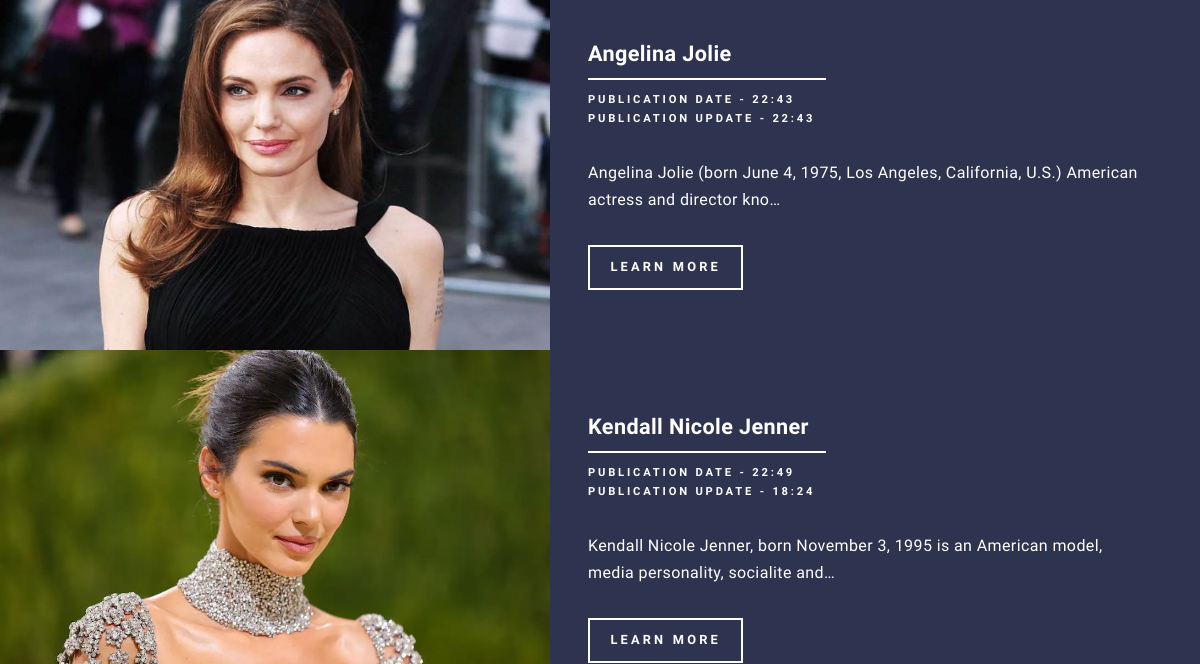
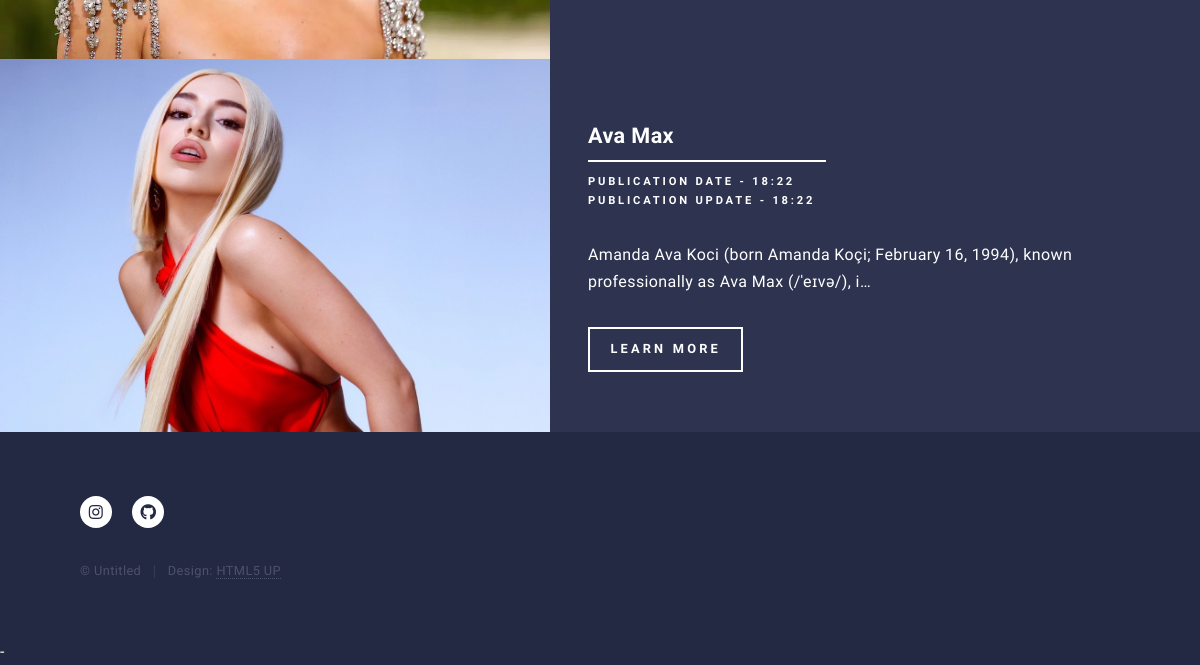
Before: / (lower part) with the older database file (2 pictures, top to bottom).
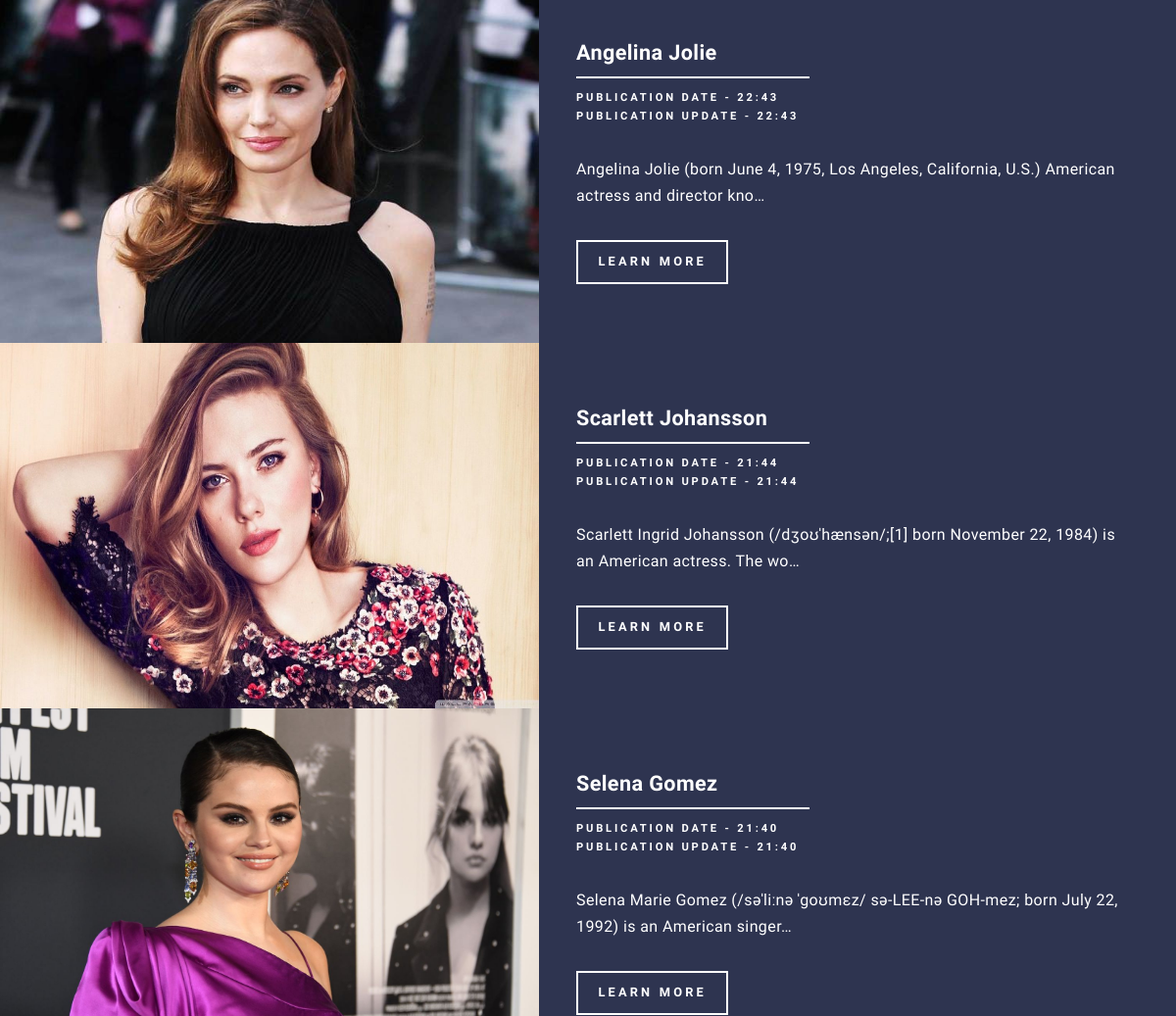
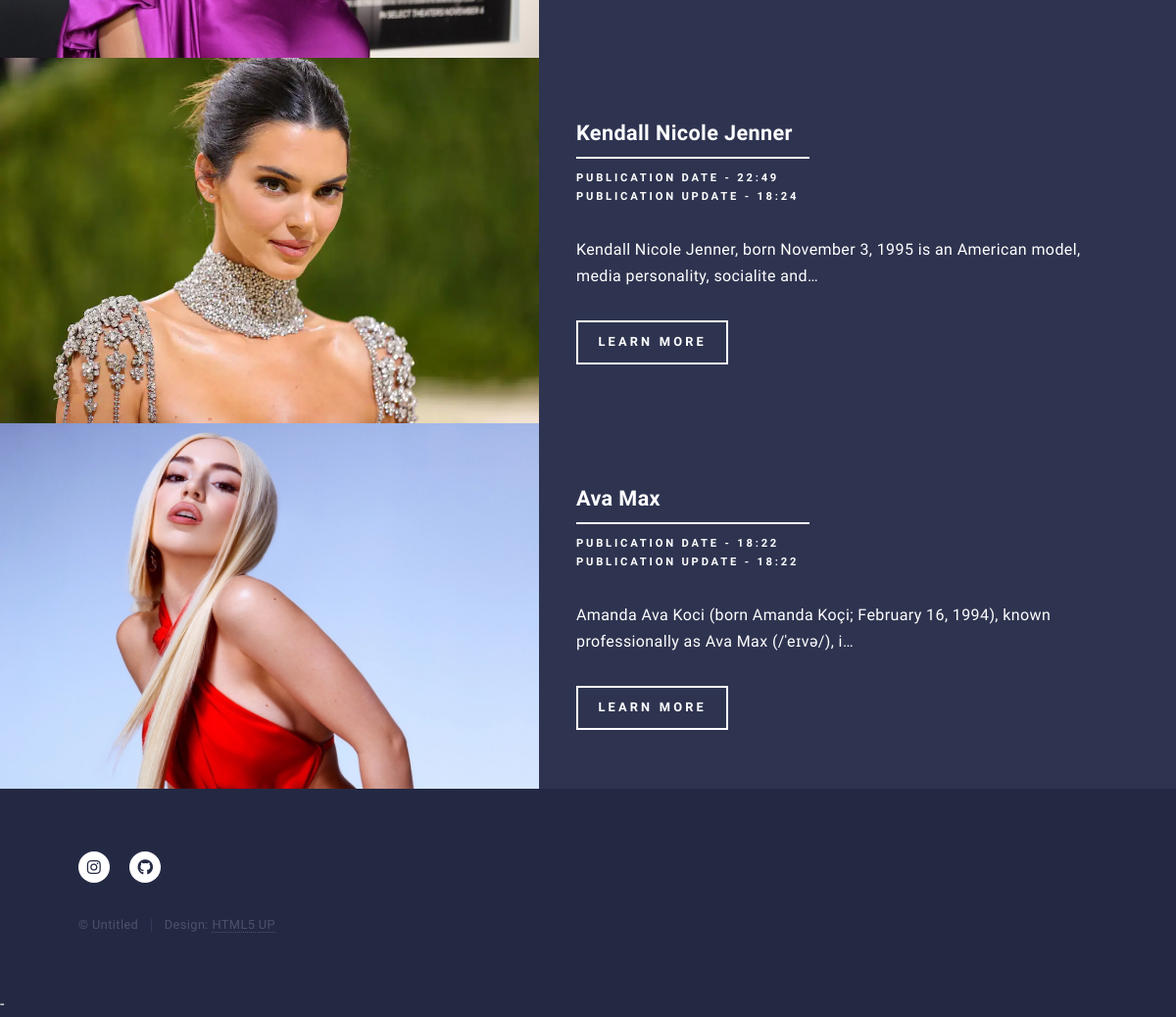
After: the same page with the newer database file (2 pictures, top to bottom).
### news/models.py (models this page shows, shortened)
class Girls(models.Model):
    name = models.CharField(max_length=50)
    biography = models.TextField(null=True, blank=True)
    image = models.ImageField("Images", upload_to="images")
    created_at = models.TimeField("Created at", auto_now_add=True)
    updated_at = models.TimeField("Updated at", auto_now=True)
    category = models.ManyToManyField(Category, related_name='category')
    class Meta:
        ordering = ('-updated_at', )
        verbose_name = 'Girl'
        verbose_name_plural = 'Girls'

### news/views.py (the view)
# urls.py: 2. Add a URL to urlpatterns:  path('', views.home, name='home')
def home(request):
    girls = Girls.objects.all()
    context = {
        "girls": girls
    }
    return render(request, "girls.html", context)

### news/templates/girls.html (shortened to what this page needs)
{% extends 'base.html' %}
{% load static %}
{% block content %}
    <div id="main">
        {% for girl in girls %}
            <section id="two" class="spotlights">
                <section>
                    <a href="{% url 'girl_biography' girl_id=girl.id %}" class="image">
                        <img style="width: 550px; height: 373px;" src="{{ girl.image.url }}" alt="{{ girl.name }}" data-position="center center" />
                    </a>
                    <div class="content">
                        <div class="inner">
                            <header class="major">
                                <h3>{{ girl.name }}</h3>
                                <p>Publication date - {{ girl.created_at }}</p>
                                <p>Publication Update - {{ girl.updated_at }}</p>
                            </header>
                            <p>{{ girl.biography | truncatechars:100 }}</p>
                            <ul class="actions">
                                <li><a href="{% url 'girl_biography' girl_id=girl.id %}" class="button">Learn more</a></li>
                            </ul>
                        </div>
                    </div>
                </section>
            </section>
        {% endfor %}
    </div>
{% endblock %}

Changed rows visible on the page:
added Girls: image (picture), name "Scarlett Johansson", created_at "21:44", updated_at "21:44", biography "Scarlett Ingrid Johansson (/dʒoʊˈhænsən/;[1] born November 22, 1984) is an American actress. The wo…"
added Girls: image (picture), name "Selena Gomez", created_at "21:40", updated_at "21:40", biography "Selena Marie Gomez (/səˈliːnə ˈɡoʊmɛz/ sə-LEE-nə GOH-mez; born July 22, 1992) is an American singer…"
